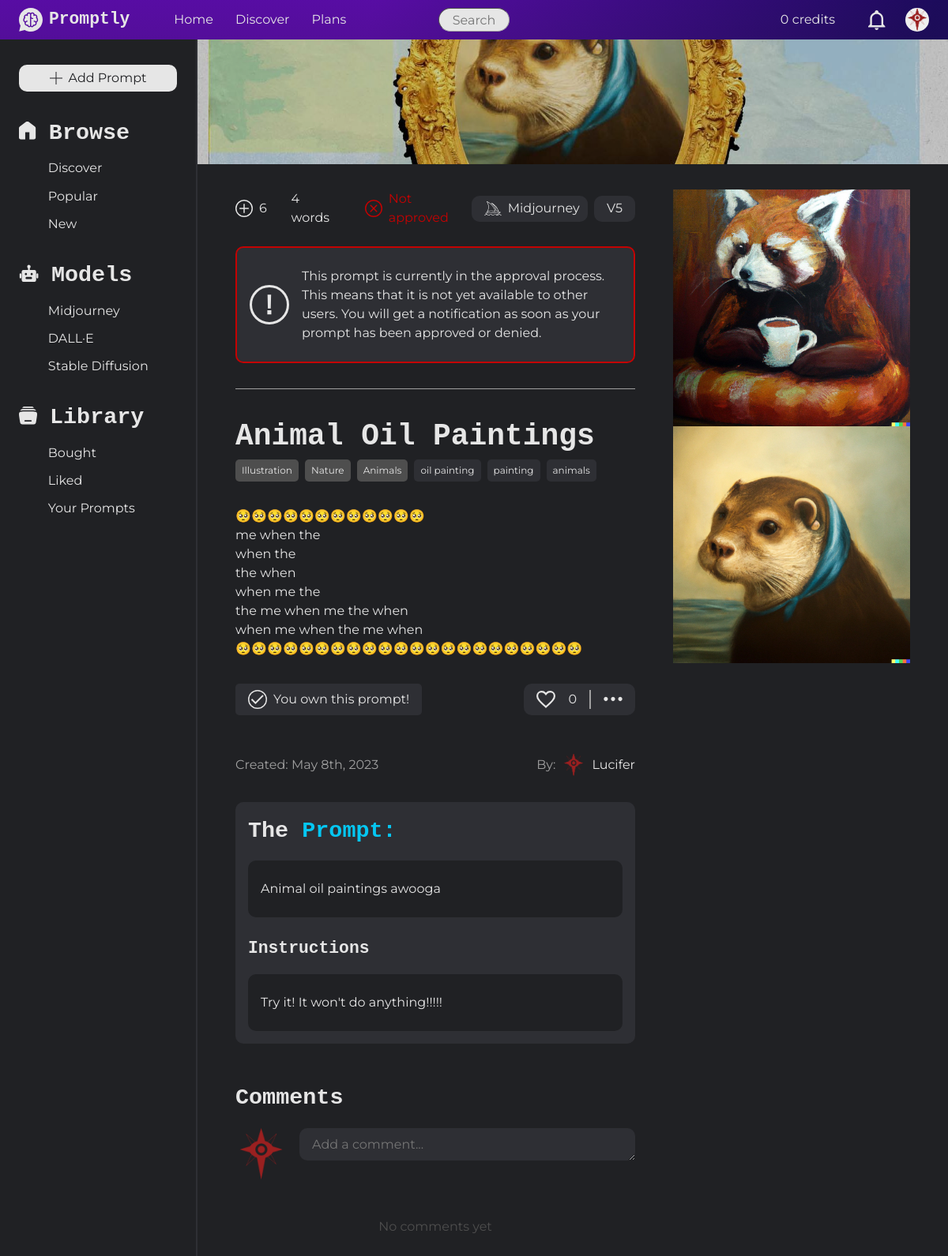
/prompt.php?id=7 (signed in), run on an earlier commit of the app's database.
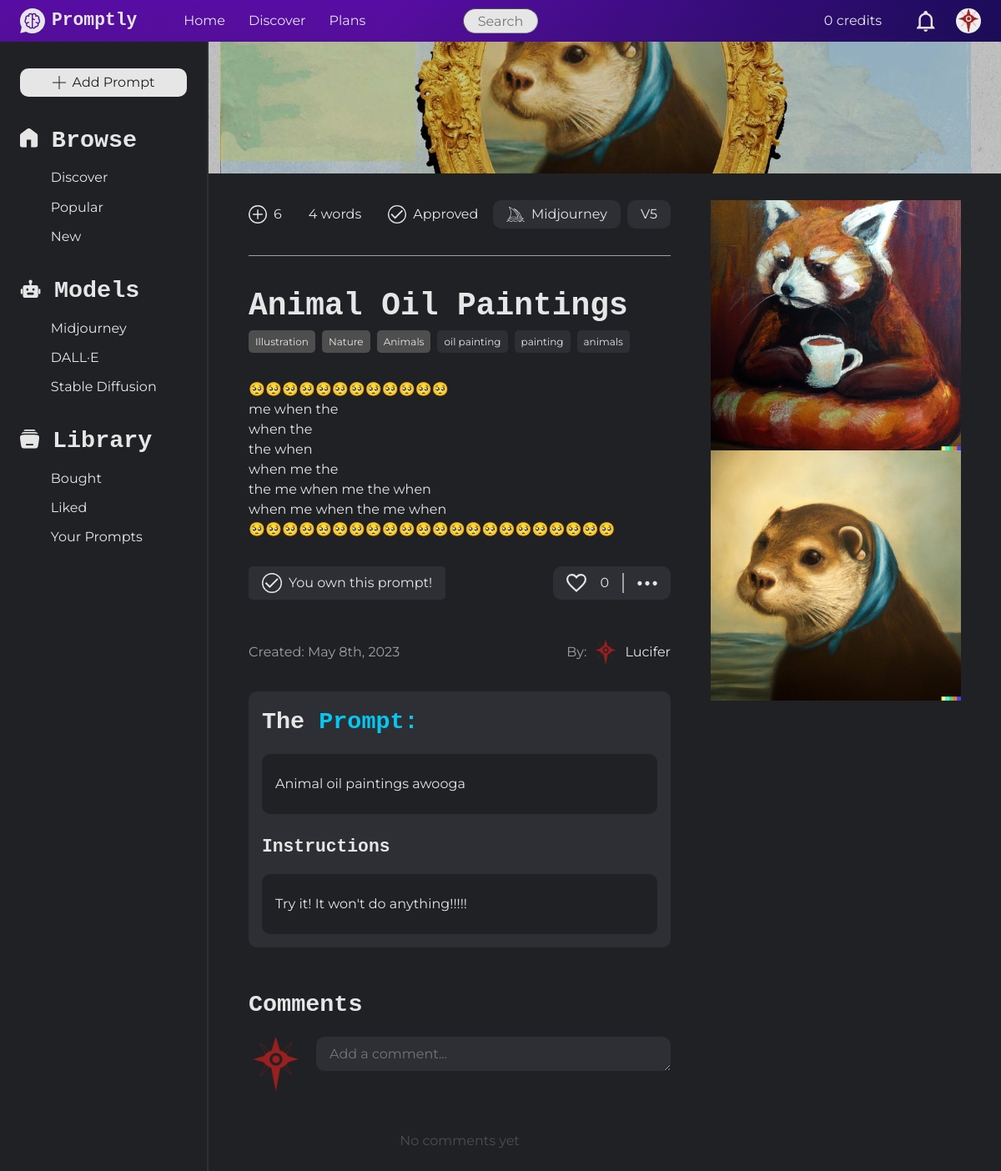
And on a later commit of the database.
### classes/Prompt.php (called while the page is built, shortened)
<?php
class Prompt
{
    public static function getPromptById (int $id): array
    {
        $PDO = Database::getInstance();
        $stmt = $PDO->prepare("SELECT * FROM prompts WHERE id = :id");
        $stmt->bindValue(":id", $id);
        $stmt->execute();
        return $stmt->fetch(PDO::FETCH_ASSOC);
    }
}

### prompt.php (the view, shortened to what the changed rows need)
<?php
include_once(__DIR__ . '/classes/Prompt.php');
if (!empty($_GET['id'])) {
    $prompt = Prompt::getPromptById($_GET['id']);
    $isAuthor = (isset($_SESSION['userId']) && $prompt['author_id'] == $_SESSION['userId']) ? true : false;
} else {
    Leave();
}
?><!DOCTYPE html>
<html lang="en">
<head>
    <link rel="stylesheet" href="css/main.css">
    <link rel="stylesheet" href="css/platform.css">
    <link rel="stylesheet" href="css/single-prompt.css">
</head>
<body>
    <main>
        <?php include_once(__DIR__ . "/partials/aside.inc.php"); ?>
        <div>
            <div class="center-parent">
                <div class="center" id="single-prompt-grid">
                    <div>
                        <section id="single-prompt-top">
                            <p id="single-prompt-top-left">
                                <span aria-label="Amount of people that bought the prompt">
                                    <img src="assets/images/site/plus-circle-icon.svg" alt="Buy icon">
                                    6
                                </span>
                                <span><?php echo htmlspecialchars($prompt['word_count']); ?> words</span>
                                <?php if ($prompt['approved']) : ?>
                                    <span>
                                        <img src="assets/images/site/success-icon.svg" alt="Check mark">
                                        Approved
                                    </span>
                                <?php else : ?>
                                    <span class="red-text">
                                        <img src="assets/images/site/cross-symbol.svg" alt="Cross">
                                        Not approved
                                    </span>
                                <?php endif; ?>
                            </p>
                        </section>
                        <?php if (!$prompt['approved']) : ?>
                            <section id="single-prompt-approval">
                                <img src="./assets/images/site/warning-icon.svg" alt="Warning">
                                <p>
                                    This prompt is currently in the approval process. This means that it is not yet available to other users. You will get a notification as soon as your prompt has been approved or denied.
                                </p>
                            </section>
                        <?php endif; ?>
                        <section id="single-prompt-basic-info">
                            <div>
                                <h1><?php echo htmlspecialchars($prompt['title']); ?></h1>
                            </div>
                        </section>
                        <?php if (!isset($_SESSION['loggedIn']) || $_SESSION['loggedIn'] === false) : ?>
                            <section class="single-prompt-login-container">
                                <h2>Log in or sign up to see more!</h2>
                                <div>
                                    <a class="button primary-btn-white" id="primary-btn-nav" href="login">Log in</a>
                                    <a class="secondary-btn-white white-a" href="register">Sign up</a>
                                </div>
                            </section>
                        <?php else: ?>
                                <?php if ($isAuthor || isset($_SESSION['isModerator'])) :  ?>
                                    <section id="prompt-section">
                                        <h2>The <span class="blue-text">Prompt:</span></h2>
                                    </section>
                                <?php endif; ?>
                            <section id="comment-section">
                                <h2>Comments</h2>
                            </section>
                        <?php endif; ?>
                    </div>
                </div>
            </div>
        </div>
    </main>
</body>
</html>

What changed in the data, as far as the page shows it:
changed prompts "Animal Oil Paintings": approved 0 → 1 (drawn)
Also different on the page:
text no longer shown: "Not approved This prompt is currently in the approval process. This means that it is not yet available to other users. You will get a notification as soon as your prompt has been approved or denied."
text now shown: "Approved"
